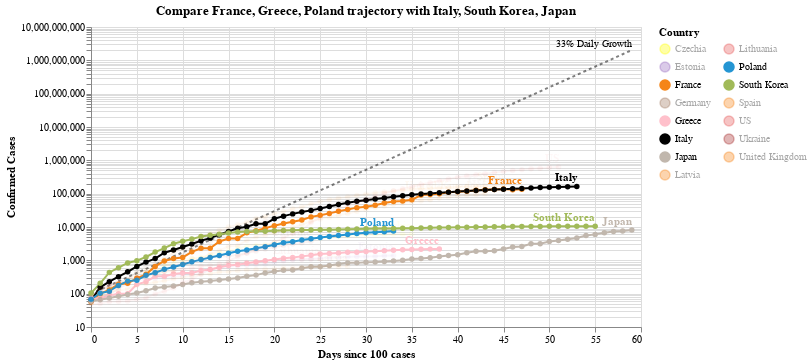

This figure's notebook cell:
### Code cell
#hide_input
chart2 = make_since_chart(['France', 'Greece', 'Poland'])
chart2

### Figure 1 — Vega-Lite specification as saved in the notebook (floating-point values rounded to 4 significant figures; data arrays with more than 128 entries replaced by an {"elided": "..."} marker saying what was removed)
{"config": {"view": {"continuousWidth": 400, "continuousHeight": 300}}, "layer": [{"mark": {"type": "line", "color": "black", "opacity": 0.5, "strokeDash": [3, 3]}, "encoding": {"x": {"type": "quantitative", "field": "Days since 100 cases"}, "y": {"type": "quantitative", "field": "Confirmed Cases"}}}, {"mark": {"type": "text", "align": "right", "dy": -6, "fontSize": 10, "text": "33% Daily Growth"}, "encoding": {"x": {"type": "quantitative", "field": "Days since 100 cases"}, "y": {"type": "quantitative", "field": "Confirmed Cases"}}, "transform": [{"filter": "(datum['Days since 100 cases'] >= 59)"}]}, {"data": {"name": "data-f872be353a2d7a5df3ef1efba2666750"}, "mark": {"type": "line", "point": true}, "encoding": {"color": {"type": "nominal", "field": "Country", "legend": {"columns": 2}, "scale": {"domain": ["Czechia", "Estonia", "France", "Germany", "Greece", "Italy", "Japan", "Latvia", "Lithuania", "Poland", "South Korea", "Spain", "US", "Ukraine", "United Kingdom"], "range": ["yellow", "#9467bd", "#F58518", "#9D755D", "pink", "black", "#C1B7AD", "#F58518", "#E45756", "#2495D3", "#A1BA59", "#F58518", "#E45756", "brown", "#F58518"]}}, "opacity": {"condition": {"value": 1, "selection": "selector005"}, "value": 0.05}, "tooltip": [{"type": "nominal", "field": "Country"}, {"type": "temporal", "field": "Date"}, {"type": "quantitative", "field": "Confirmed Cases"}, {"type": "quantitative", "field": "Days since 100 cases"}], "x": {"type": "quantitative", "field": "Days since 100 cases"}, "y": {"type": "quantitative", "field": "Confirmed Cases", "scale": {"type": "log"}}}, "selection": {"selector005": {"type": "multi", "fields": ["Country"], "bind": "legend", "init": [{"Country": "France"}, {"Country": "Greece"}, {"Country": "Poland"}, {"Country": "Italy"}, {"Country": "South Korea"}, {"Country": "Japan"}]}}, "width": 550}, {"data": {"name": "data-f872be353a2d7a5df3ef1efba2666750"}, "mark": {"type": "text", "align": "right", "dy": -8, "fontWeight": "bold"}, "encoding": {"color": {"type": "nominal", "field": "Country", "legend": {"columns": 2}, "scale": {"domain": ["Czechia", "Estonia", "France", "Germany", "Greece", "Italy", "Japan", "Latvia", "Lithuania", "Poland", "South Korea", "Spain", "US", "Ukraine", "United Kingdom"], "range": ["yellow", "#9467bd", "#F58518", "#9D755D", "pink", "black", "#C1B7AD", "#F58518", "#E45756", "#2495D3", "#A1BA59", "#F58518", "#E45756", "brown", "#F58518"]}}, "opacity": {"condition": {"value": 1, "selection": "selector005"}, "value": 0.05}, "text": {"type": "nominal", "field": "Country"}, "tooltip": [{"type": "nominal", "field": "Country"}, {"type": "temporal", "field": "Date"}, {"type": "quantitative", "field": "Confirmed Cases"}, {"type": "quantitative", "field": "Days since 100 cases"}], "x": {"type": "quantitative", "field": "Days since 100 cases"}, "y": {"type": "quantitative", "field": "Confirmed Cases", "scale": {"type": "log"}}}, "transform": [{"filter": "(datum['Date'] >= 1586908800000)"}], "width": 550}], "data": {"name": "data-852e00d94c22e3a4d5d73921d0744d5e"}, "title": "Compare France, Greece, Poland trajectory with Italy, South Korea, Japan", "$schema": "https://vega.github.io/schema/vega-lite/v4.0.2.json", "datasets": {"data-852e00d94c22e3a4d5d73921d0744d5e": [{"Days since 100 cases": 0, "Confirmed Cases": 100.0}, {"Days since 100 cases": 1, "Confirmed Cases": 133.0}, {"Days since 100 cases": 2, "Confirmed Cases": 176.9}, {"Days since 100 cases": 3, "Confirmed Cases": 235.3}, {"Days since 100 cases": 4, "Confirmed Cases": 312.9}, {"Days since 100 cases": 5, "Confirmed Cases": 416.2}, {"Days since 100 cases": 6, "Confirmed Cases": 553.5}, {"Days since 100 cases": 7, "Confirmed Cases": 736.1}, {"Days since 100 cases": 8, "Confirmed Cases": 979.1}, {"Days since 100 cases": 9, "Confirmed Cases": 1302.0}, {"Days since 100 cases": 10, "Confirmed Cases": 1732.0}, {"Days since 100 cases": 11, "Confirmed Cases": 2303.0}, {"Days since 100 cases": 12, "Confirmed Cases": 3064.0}, {"Days since 100 cases": 13, "Confirmed Cases": 4074.0}, {"Days since 100 cases": 14, "Confirmed Cases": 5419.0}, {"Days since 100 cases": 15, "Confirmed Cases": 7207.0}, {"Days since 100 cases": 16, "Confirmed Cases": 9586.0}, {"Days since 100 cases": 17, "Confirmed Cases": 12750.0}, {"Days since 100 cases": 18, "Confirmed Cases": 16960.0}, {"Days since 100 cases": 19, "Confirmed Cases": 22550.0}, {"Days since 100 cases": 20, "Confirmed Cases": 29990.0}, {"Days since 100 cases": 21, "Confirmed Cases": 39890.0}, {"Days since 100 cases": 22, "Confirmed Cases": 53060.0}, {"Days since 100 cases": 23, "Confirmed Cases": 70560.0}, {"Days since 100 cases": 24, "Confirmed Cases": 93850.0}, {"Days since 100 cases": 25, "Confirmed Cases": 124800.0}, {"Days since 100 cases": 26, "Confirmed Cases": 166000.0}, {"Days since 100 cases": 27, "Confirmed Cases": 220800.0}, {"Days since 100 cases": 28, "Confirmed Cases": 293700.0}, {"Days since 100 cases": 29, "Confirmed Cases": 390600.0}, {"Days since 100 cases": 30, "Confirmed Cases": 519500.0}, {"Days since 100 cases": 31, "Confirmed Cases": 690900.0}, {"Days since 100 cases": 32, "Confirmed Cases": 918900.0}, {"Days since 100 cases": 33, "Confirmed Cases": 1222000.0}, {"Days since 100 cases": 34, "Confirmed Cases": 1625000.0}, {"Days since 100 cases": 35, "Confirmed Cases": 2162000.0}, {"Days since 100 cases": 36, "Confirmed Cases": 2875000.0}, {"Days since 100 cases": 37, "Confirmed Cases": 3824000.0}, {"Days since 100 cases": 38, "Confirmed Cases": 5086000.0}, {"Days since 100 cases": 39, "Confirmed Cases": 6764000.0}, {"Days since 100 cases": 40, "Confirmed Cases": 8996000.0}, {"Days since 100 cases": 41, "Confirmed Cases": 11970000.0}, {"Days since 100 cases": 42, "Confirmed Cases": 15910000.0}, {"Days since 100 cases": 43, "Confirmed Cases": 21170000.0}, {"Days since 100 cases": 44, "Confirmed Cases": 28150000.0}, {"Days since 100 cases": 45, "Confirmed Cases": 37440000.0}, {"Days since 100 cases": 46, "Confirmed Cases": 49790000.0}, {"Days since 100 cases": 47, "Confirmed Cases": 66230000.0}, {"Days since 100 cases": 48, "Confirmed Cases": 88080000.0}, {"Days since 100 cases": 49, "Confirmed Cases": 117100000.0}, {"Days since 100 cases": 50, "Confirmed Cases": 155800000.0}, {"Days since 100 cases": 51, "Confirmed Cases": 207200000.0}, {"Days since 100 cases": 52, "Confirmed Cases": 275600000.0}, {"Days since 100 cases": 53, "Confirmed Cases": 366600000.0}, {"Days since 100 cases": 54, "Confirmed Cases": 487500000.0}, {"Days since 100 cases": 55, "Confirmed Cases": 648400000.0}, {"Days since 100 cases": 56, "Confirmed Cases": 862400000.0}, {"Days since 100 cases": 57, "Confirmed Cases": 1147000000.0}, {"Days since 100 cases": 58, "Confirmed Cases": 1525000000.0}, {"Days since 100 cases": 59, "Confirmed Cases": 2029000000.0}], "data-f872be353a2d7a5df3ef1efba2666750": {"elided": "630 records"}}}
